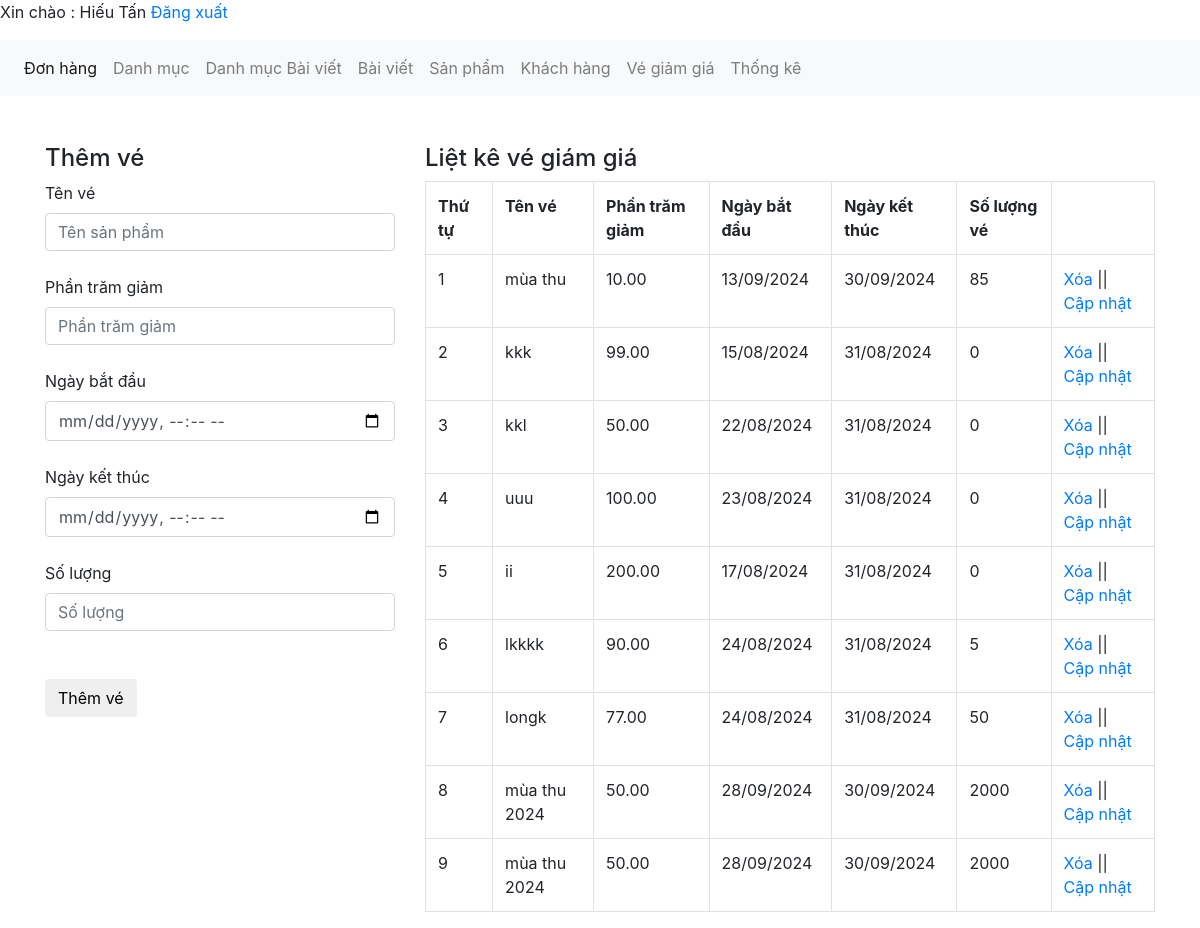
/admin/xulytikitdiscount.php (signed in), run on the app's committed database.
### tables this page shows
CREATE TABLE `tbl_tiketdiscount` (
  `id` int(11) NOT NULL,
  `name` varchar(255) DEFAULT NULL,
  `phanTramGiam` double(10,2) DEFAULT NULL,
  `ngayBatDau` datetime DEFAULT NULL,
  `ngayKetThuc` datetime DEFAULT NULL,
  `soLuong` int(255) DEFAULT NULL
);

### admin/xulytikitdiscount.php (the view, shortened to what this page needs)
<?php
    include('C:\xampp\htdocs\bandienmay\bandienmay\include\models\VeGiamGia.php');
?>
<!DOCTYPE html>
<html lang="en">
<head>
	<link href="../css/bootstrap.css" rel="stylesheet" type="text/css" media="all" />
</head>
<body>
<?php include "dashboard.php";?>
	<br><br>
	<div class="container">
		<div class="row">
		<?php
			if(isset($_GET['quanly'])=='capnhat'){
				$id_capnhat = $_GET['capnhat_id'];
				$sql_capnhat = mysqli_query($con,"SELECT * FROM tbl_tiketdiscount WHERE id='$id_capnhat'");
				$row_capnhat = mysqli_fetch_array($sql_capnhat);
				?>
				<div class="col-md-4">
				<h4>Cập nhật sản phẩm</h4>
				<form action="" method="POST" enctype="multipart/form-data">
					<label>Tên vé</label>
					<input type="text" class="form-control" name="name" value="<?php echo $row_capnhat['name'] ?>"><br>
					<input type="hidden" class="form-control" name="id_update" value="<?php echo $row_capnhat['id'] ?>">
					<label>Phần trăm giảm</label>
					<input type="text" class="form-control" name="phantramgiam" value="<?php echo $row_capnhat['phanTramGiam'] ?>"><br>
					<label>Ngày bắt đầu</label>
					<input  type="datetime-local" class="form-control" name="ngayBatDau" value="<?php echo $row_capnhat['ngayBatDau'] ?>"><br>
					<label>Ngày kết thúc</label>
					<input  type="datetime-local" class="form-control" name="ngayKetThuc" value="<?php echo $row_capnhat['ngayKetThuc'] ?>"><br>
					<label>Số lượng vé</label>
					<input type="text" class="form-control" name="soLuong" value="<?php echo $row_capnhat['soLuong'] ?>"><br>
					<input type="submit" name="capnhatve" value="Cập nhật vé" class="btn btn-default">
				</form>
				</div>
			<?php
			}else{
				?>
				<div class="col-md-4">
				<h4>Thêm vé</h4>
				<form action="" method="POST" >
					<label>Tên vé</label>
					<input type="text" class="form-control" name="tenve" placeholder="Tên sản phẩm"><br>
					<label>Phần trăm giảm</label>
					<input type="text" class="form-control" name="phantramgiam" placeholder="Phần trăm giảm"><br>
					<label>Ngày bắt đầu</label>
					<input type="datetime-local" class="form-control" name="ngaybatdau" placeholder="Ngày bắt đầu"><br>
					<label>Ngày kết thúc</label>
					<input type="datetime-local" class="form-control" name="ngayketthuc" placeholder="Ngày kết thúc"><br>
					<label>Số lượng</label>
					<input type="text" class="form-control" name="soluong" placeholder="Số lượng"><br>
					<br>
					<input type="submit" name="themve" value="Thêm vé" class="btn btn-default">
				</form>
				</div>
				<?php
			}
				?>
			<div class="col-md-8">
				<h4>Liệt kê vé giám giá</h4>
				<?php
				$sql_select_ve = mysqli_query($con,"SELECT * FROM tbl_tiketdiscount");
				?>
				<table class="table table-bordered ">
					<tr>
						<th>Thứ tự</th>
						<th>Tên vé</th>
						<th>Phần trăm giảm</th>
						<th>Ngày bắt đầu</th>
						<th>Ngày kết thúc</th>
						<th>Số lượng vé</th>
					</tr>
					<?php
					$i = 0;
					while($row_ve = mysqli_fetch_array($sql_select_ve)){
						$i++;
                        $ngayBatDau = DateTime::createFromFormat('Y-m-d H:i:s', $row_ve['ngayBatDau']);
                        $ngayKetThuc = DateTime::createFromFormat('Y-m-d H:i:s', $row_ve['ngayKetThuc']);
                        $ngayBatDauFormatted = $ngayBatDau ? $ngayBatDau->format('d/m/Y') : 'N/A';
                        $ngayKetThucFormatted = $ngayKetThuc ? $ngayKetThuc->format('d/m/Y') : 'N/A';
					?>
					<tr>
						<td><?php echo $i ?></td>
						<td><?php echo $row_ve['name'] ?></td>
						<td><?php echo $row_ve['phanTramGiam'] ?></td>
						<td><?php echo $ngayBatDauFormatted ?></td>
						<td><?php echo $ngayKetThucFormatted ?></td>
						<td><?php echo $row_ve['soLuong'] ?></td>
						<td><a href="?xoa=<?php echo $row_ve['id'] ?>">Xóa</a> || <a href="xulytikitdiscount.php?quanly=capnhat&capnhat_id=<?php echo $row_ve['id'] ?>">Cập nhật</a></td>
					</tr>
				<?php
					}
					?>
				</table>
			</div>
		</div>
	</div>
</body>
</html>

### data on the page
tbl_tiketdiscount: name "mùa thu", phanTramGiam "10.00", ngayBatDau "13/09/2024", ngayKetThuc "30/09/2024", soLuong "85"
tbl_tiketdiscount: name "kkk", phanTramGiam "99.00", ngayBatDau "15/08/2024", ngayKetThuc "31/08/2024", soLuong "0"
tbl_tiketdiscount: name "kkl", phanTramGiam "50.00", ngayBatDau "22/08/2024", ngayKetThuc "31/08/2024", soLuong "0"
tbl_tiketdiscount: name "uuu", phanTramGiam "100.00", ngayBatDau "23/08/2024", ngayKetThuc "31/08/2024", soLuong "0"
tbl_tiketdiscount: name "ii", phanTramGiam "200.00", ngayBatDau "17/08/2024", ngayKetThuc "31/08/2024", soLuong "0"
tbl_tiketdiscount: name "lkkkk", phanTramGiam "90.00", ngayBatDau "24/08/2024", ngayKetThuc "31/08/2024", soLuong "5"
tbl_tiketdiscount: name "longk", phanTramGiam "77.00", ngayBatDau "24/08/2024", ngayKetThuc "31/08/2024", soLuong "50"
tbl_tiketdiscount: name "mùa thu 2024", phanTramGiam "50.00", ngayBatDau "28/09/2024", ngayKetThuc "30/09/2024", soLuong "2000"
tbl_tiketdiscount: name "mùa thu 2024", phanTramGiam "50.00", ngayBatDau "28/09/2024", ngayKetThuc "30/09/2024", soLuong "2000"

### other printed values
$_SESSION['dangnhap'] "Hiếu Tấn"
